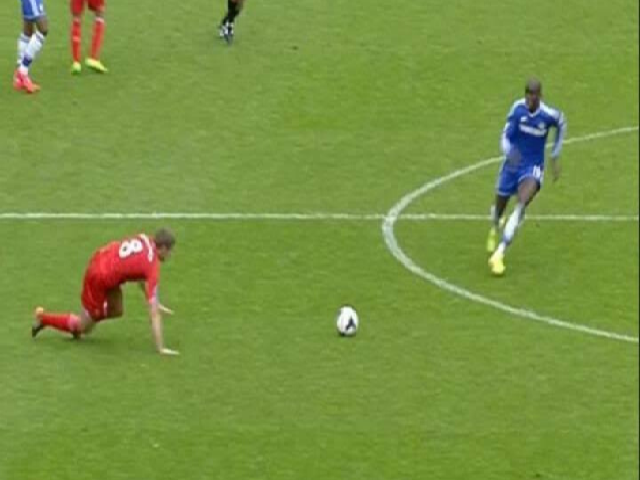
#> input picture supporting_apps/images/scouse_slip.png, 640 x 480 px, found by its file name
$ python window_gen.py
#> lines starting #> are read from the running program, lines starting #| are printed output that depends on the picture
from PIL import Image
from math import floor

class PxlMapGenerator:

    def __init__(self, filename, bit_depth=3):
#> called with filename = 'scouse_slip.png', bit_depth = 3
        self.image_folder = "images"
        self.bit_depth = bit_depth
        self.filename = filename
        self.filepath = self.image_folder + "\\" + self.filename
        self.divisor = (256 / (2 ** self.bit_depth))
        self.orig_colour_map = []  # array of array of 3 long tuples containing the 256b RGB values of the pixels
        self.encoded_colour_map = []
        self.binary_lines = []
        self.hex_lines = []

        # read in pixel data from the selected image into list[list[(tuple,3)]] colourmap
        with Image.open(self.filepath) as im:
#> im is the input picture: PIL image 640x480 RGB; mean R, G, B 120.8, 147.2, 66.6
            pxl_map = im.load()
            self.image_size = im.size
#> self.image_size = (640, 480)
            for line in range(0, self.image_size[1]):
                self.orig_colour_map.append([pxl_map[pxl, line] for pxl in range(0, self.image_size[0])])
#> after the loop, self.orig_colour_map = 480 items

    '''encode_pxl_map: Function creates a pixel map, with each pixel colour value scaled to fit within the number of
     bits specified within bit_depth.'''
    def encode_pxl_map(self):
        # Encode the RGB pixel colour values using the bit width specified i.e. 3 bits, RGB of 255 = 'd7 or 'b111
        for line in self.orig_colour_map:
            self.encoded_colour_map.append(list(tuple((floor(pxl[0]/self.divisor),
                                                       floor(pxl[1]/self.divisor),
                                                       floor(pxl[2]/self.divisor))) for pxl in self.orig_colour_map[self.orig_colour_map.index(line)]))
#> after the loop, self.encoded_colour_map = 480 items

    '''create_bit_string: Replaces each line of the encoded pixel map with a bit string containing the encoded pixel
    values. Note that the order is reversed as bit 0 in the vector will be on the other side.'''
    def create_bit_string(self):
        '''output binary string will be structured such that for a bitdepth of 3 bit 2:0 = pixel(0,0)-red,
                                                                                     5:3 = pixel(0,0)-green,
                                                                                     8:6 = pixel(0,0)-blue,
                                                                                     11:9 = pixel(0,1)-red etc...'''
        for line in self.encoded_colour_map:
            tmp_line_str = ''
            for pxl in line:
                tmp_pxl_str = ''
                #iterate through each colour, convert to binary and fill spaces with zeros
                for pxl_colr in range(0, 3):
                    tmp_bin_str = bin(pxl[pxl_colr])[2:]
                    if len(tmp_bin_str) == 1:
                        tmp_bin_str = '00' + tmp_bin_str
                    elif len(tmp_bin_str) == 2:
                        tmp_bin_str = '0' + tmp_bin_str
                    tmp_pxl_str = tmp_bin_str + tmp_pxl_str # reverse order so it can be read in HDL
                tmp_line_str = tmp_pxl_str + tmp_line_str
            self.binary_lines.append(str(tmp_line_str))
#> after the loop, self.binary_lines = 480 items

    '''hexify_lines: takes binary strings and transforms them into hex values'''
    def hexify_lines(self):
        for bin_line in self.binary_lines:
            tmp_bin_line = bin_line
            tmp_hex_line = ''
            while len(tmp_bin_line) > 4:
                tmp_hex_nibble = hex(int(tmp_bin_line[-4:], 2))[2:]
                tmp_hex_line = tmp_hex_nibble + tmp_hex_line
                tmp_bin_line = tmp_bin_line[:-4]
            tmp_hex_line = hex(int(tmp_bin_line, 2))[2:] + tmp_hex_line
            self.hex_lines.append(str(tmp_hex_line))
#> after the loop, self.hex_lines = 480 items

    def write_out_files(self):
        self.encode_pxl_map()
        self.create_bit_string()
        self.hexify_lines()
        with open("COE_init.txt", "wt") as file:
            file.write(', '.join(self.hex_lines))
        with open("bin_image_init.mem", "wt") as file:
            file.write('\n'.join(self.binary_lines))
        with open("hex_image_init.mem", "wt") as file:
            file.write('\n'.join(self.hex_lines))

    def create_encoded_image(self):
        self.write_out_files()
        with Image.new('RGB',(self.image_size[0],self.image_size[1])) as im:
#> im: PIL image 640x480 RGB; every value is 0
            for line in range(0, self.image_size[1]):
                for pxl in range(0, self.image_size[0]):
                    im.putpixel((pxl, line),(int(self.encoded_colour_map[line][pxl][0]*self.divisor),
                                             int(self.encoded_colour_map[line][pxl][1]*self.divisor),
                                             int(self.encoded_colour_map[line][pxl][2]*self.divisor)))
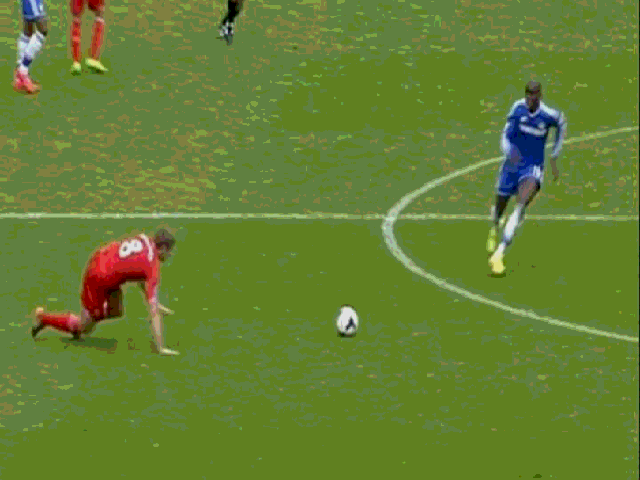
#> im: PIL image 640x480 RGB; mean R, G, B 101.2, 127, 51
            im.save(self.image_folder + "\\encoded_" + self.filename)

if __name__ == "__main__":
    a = PxlMapGenerator("scouse_slip.png", bit_depth=3)
    a.create_encoded_image()
